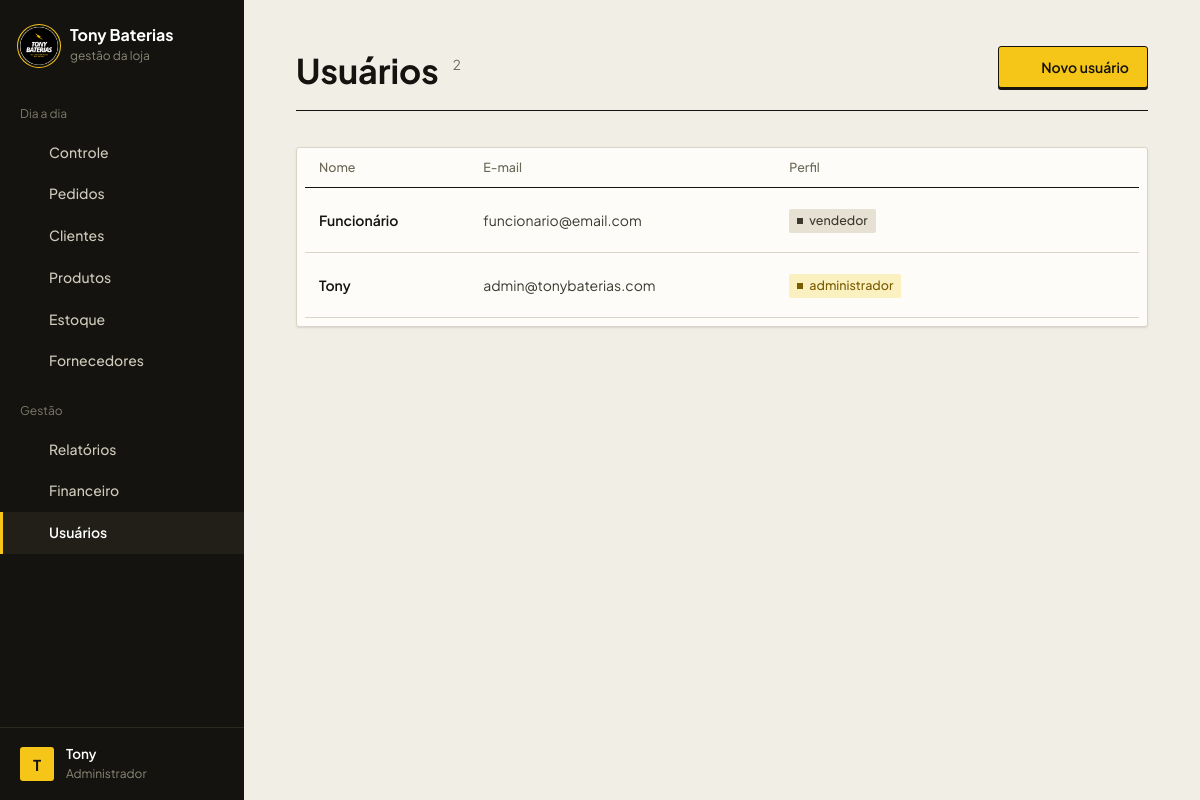
The app's page /public/usuarios.php (signed in) with its own data.
### tables this page shows
CREATE TABLE IF NOT EXISTS `usuarios` (
  `id` int UNSIGNED NOT NULL AUTO_INCREMENT,
  `nome` varchar(100) NOT NULL,
  `email` varchar(150) NOT NULL,
  `senha` varchar(255) NOT NULL,
  `perfil` enum('admin','vendedor') NOT NULL DEFAULT 'vendedor',
  `ativo` tinyint(1) NOT NULL DEFAULT '1',
  `criado_em` datetime NOT NULL DEFAULT CURRENT_TIMESTAMP,
  `atualizado_em` datetime NOT NULL DEFAULT CURRENT_TIMESTAMP ON UPDATE CURRENT_TIMESTAMP,
  PRIMARY KEY (`id`),
  UNIQUE KEY `email` (`email`)
);

### config/config.php (called while the page is built, shortened)
<?php
spl_autoload_register(function (string $classe) {
    foreach (['models', 'controllers'] as $pasta) {
        $arquivo = BASE_PATH . "/app/$pasta/$classe.php";
        if (file_exists($arquivo)) {
            return;
        }
    }
});
require_once __DIR__ . '/BancoDados.php';
require_once BASE_PATH . '/app/helpers/validacoes.php';
require_once BASE_PATH . '/app/helpers/icones.php';
function usuarioLogado(): bool
{
    static $resultado = null;
    if ($resultado === null) {
        $usuario = (new Usuario())->buscarPorId((int) $_SESSION['usuario_id']);
        $resultado = true;
    }
    return $resultado;
}
function exigirLogin(): void
{
    if (!usuarioLogado()) {
        redirecionar('login.php');
    }
}
function exigirAdmin(): void
{
    exigirLogin();
}

### config/BancoDados.php (called while the page is built)
<?php
class BancoDados
{
    private static ?PDO $conexao = null;
    public static function getConnection(): PDO
    {
        if (self::$conexao === null) {
            $dsn = 'mysql:host=' . DB_HOST . ';port=' . DB_PORT . ';dbname=' . DB_NAME . ';charset=utf8mb4';
            try {
                self::$conexao = new PDO($dsn, DB_USER, DB_PASS, [
                    PDO::ATTR_ERRMODE            => PDO::ERRMODE_EXCEPTION,
                    PDO::ATTR_DEFAULT_FETCH_MODE => PDO::FETCH_ASSOC,
                    PDO::ATTR_EMULATE_PREPARES   => false,
                    PDO::MYSQL_ATTR_INIT_COMMAND => "SET time_zone = '" . (new DateTime('now'))->format('P') . "'",
                ]);
            } catch (PDOException $e) {
                die(APP_ENV === 'development'
                    ? 'Erro ao conectar ao banco de dados: ' . $e->getMessage()
                    : 'Não foi possível conectar ao banco de dados. Tente novamente mais tarde.');
            }
        }
        return self::$conexao;
    }
}

### app/controllers/UsuarioController.php (called while the page is built, shortened)
<?php
class UsuarioController
{
    private Usuario $usuarioModel;
    public function __construct()
    {
        $this->usuarioModel = new Usuario();
    }
    public function listar(): array
    {
        return $this->usuarioModel->listarTodos();
    }
}

### app/models/Usuario.php (called while the page is built, shortened)
<?php
class Usuario
{
    private PDO $db;
    public function __construct()
    {
        $this->db = BancoDados::getConnection();
    }
    public function listarTodos(): array
    {
        return $this->db->query('SELECT id, nome, email, perfil FROM usuarios WHERE ativo = 1 ORDER BY nome')->fetchAll();
    }
    public function buscarPorId(int $id): ?array
    {
        $stmt = $this->db->prepare('SELECT id, nome, email, perfil FROM usuarios WHERE id = ? AND ativo = 1');
        $stmt->execute([$id]);
        return $stmt->fetch() ?: null;
    }
}

### app/views/usuarios/listar.php (the view, shortened to what this page needs)
<div class="pagina-topo">
    <div>
        <h1>Usuários <span class="pagina-topo__contagem"><?= count($usuarios) ?></span></h1>
    </div>
    <div class="pagina-topo__acoes">
        <a href="usuarios.php?acao=form" class="btn btn-primario"><?= icone('mais', 16) ?> Novo usuário</a>
    </div>
</div>
<?php if (empty($usuarios)): ?>
    <div class="estado-vazio">Nenhum usuário cadastrado.</div>
<?php else: ?>
    <section class="painel">
        <div class="tabela-wrap">
            <table class="tabela">
                <thead>
                    <tr>
                        <th>Nome</th>
                        <th>E-mail</th>
                        <th>Perfil</th>
                        <th></th>
                    </tr>
                </thead>
                <tbody>
                    <?php foreach ($usuarios as $usuario): ?>
                        <tr>
                            <td class="cel-principal"><?= htmlspecialchars($usuario['nome']) ?></td>
                            <td><?= htmlspecialchars($usuario['email']) ?></td>
                            <td>
                                <span class="badge <?= $usuario['perfil'] === 'admin' ? 'badge-andamento' : 'badge-neutro' ?>">
                                    <?= $usuario['perfil'] === 'admin' ? 'administrador' : 'vendedor' ?>
                                </span>
                            </td>
                            <td class="cel-acoes">
                                <div class="acoes">
                                    <a href="usuarios.php?acao=form&id=<?= $usuario['id'] ?>" class="acao" title="Editar e trocar senha">
                                        <?= icone('editar', 16) ?><span>Editar</span>
                                    </a>
                                    <?php if ((int) $usuario['id'] !== (int) $_SESSION['usuario_id']): ?>
                                        <?= botaoAcao('usuarios.php?acao=excluir', ['id' => $usuario['id']], 'excluir', 'Excluir', 'acao--perigo', 'Excluir este usuário?') ?>
                                    <?php endif; ?>
                                </div>
                            </td>
                        </tr>
                    <?php endforeach; ?>
                </tbody>
            </table>
        </div>
    </section>
<?php endif; ?>

### app/helpers/icones.php (shortened to what this page needs)
<?php
function icone(string $nome, int $tamanho = 18): string
{
    return sprintf(
        '<svg width="%1$d" height="%1$d" viewBox="0 0 24 24" fill="none" stroke="currentColor" stroke-width="1.8" stroke-linecap="round" stroke-linejoin="round" aria-hidden="true">%2$s</svg>',
        $tamanho,
        trim($tracos[$nome])
    );
}
function botaoAcao(string $destino, array $campos, string $nomeIcone, string $rotulo, string $classe = '', string $confirmacao = ''): string
{
    $html = '<form method="POST" action="' . htmlspecialchars($destino) . '" class="form-linha">' . campoCsrf();
    foreach ($campos as $nome => $valor) {
        $html .= '<input type="hidden" name="' . htmlspecialchars((string) $nome) . '" value="' . htmlspecialchars((string) $valor) . '">';
    }
    $aviso = $confirmacao !== ''
        ? ' onclick="return confirm(' . htmlspecialchars(json_encode($confirmacao, JSON_UNESCAPED_UNICODE), ENT_QUOTES) . ');"'
        : '';
    return $html
        . '<button type="submit" class="acao ' . htmlspecialchars($classe) . '" title="' . htmlspecialchars($rotulo) . '"' . $aviso . '>'
        . icone($nomeIcone, 16) . '<span>' . htmlspecialchars($rotulo) . '</span></button></form>';
}

### public/assets/css/global.css (style rules this page uses)
:root { --papel: #f1eee6; --papel-fundo: #e6e1d3; --superficie: #fdfcf8; --tinta: #14130f; --tinta-2: #3b392f; --tinta-3: #6b6858; --linha: #dad5c6; --linha-forte: #bdb7a3; --amarelo: #f5c518; --amarelo-fundo: #fbf0c0; --amarelo-texto: #7a5c00; --erro: #b3382c; --erro-fundo: #f7e3df; --ok: #2b6b47; --ok-fundo: #dfece3; --fonte-base: 'Plus Jakarta Sans', system-ui, -apple-system, 'Segoe UI', sans-serif; --raio: 3px; --sombra-1: 0 1px 0 rgba(20, 19, 15, 0.04), 0 1px 3px rgba(20, 19, 15, 0.07); --sombra-2: 0 2px 4px rgba(20, 19, 15, 0.05), 0 14px 30px -10px rgba(20, 19, 15, 0.26); --curva: cubic-bezier(0.2, 0.7, 0.2, 1); }
* { margin: 0; padding: 0; box-sizing: border-box; }
body { font-family: var(--fonte-base); font-size: 15px; line-height: 1.55; color: var(--tinta); background-color: var(--papel); -webkit-font-smoothing: antialiased; }
a { color: inherit; text-decoration: none; }
button, input, select, textarea { font: inherit; color: inherit; }
.btn { display: inline-flex; align-items: center; justify-content: center; gap: 8px; min-height: 42px; padding: 10px 18px; border: 1px solid transparent; border-radius: var(--raio); font-size: 14px; font-weight: 600; line-height: 1.2; white-space: nowrap; cursor: pointer; user-select: none; }
.btn-primario { background-color: var(--amarelo); color: var(--tinta); border-color: var(--tinta); box-shadow: 0 2px 0 var(--tinta); }
.badge { display: inline-flex; align-items: center; gap: 6px; padding: 2px 8px; border-radius: 2px; font-size: 12.5px; font-weight: 500; white-space: nowrap; }
.badge::before { content: ''; width: 6px; height: 6px; background-color: currentColor; }
.badge-neutro { background-color: var(--papel-fundo); color: var(--tinta-2); }
.badge-andamento { background-color: var(--amarelo-fundo); color: var(--amarelo-texto); }
.form-linha { display: contents; }

### public/assets/css/layout.css (style rules this page uses)
.lateral__item svg { width: 17px; height: 17px; flex-shrink: 0; color: #8c8977; }
.lateral__item--ativo svg, .lateral__item--ativo:hover svg { color: var(--amarelo); }
.pagina-topo { display: flex; flex-wrap: wrap; align-items: flex-end; justify-content: space-between; gap: 20px 24px; margin-bottom: 36px; padding-bottom: 22px; border-bottom: 1px solid var(--tinta); }
.pagina-topo h1 { font-size: clamp(26px, 3.2vw, 34px); font-weight: 700; line-height: 1; }
.pagina-topo__contagem { margin-left: 8px; font-size: 0.4em; font-weight: 400; vertical-align: 1.05em; color: var(--tinta-3); }
.pagina-topo__acoes { display: flex; flex-wrap: wrap; align-items: center; gap: 10px; }
.painel { background-color: var(--superficie); border: 1px solid var(--linha); border-radius: var(--raio); box-shadow: var(--sombra-1); }
.painel .tabela-wrap { padding: 0 8px 8px; }

### public/assets/css/tables.css (style rules this page uses)
.tabela-wrap { width: 100%; overflow-x: auto; }
.tabela { width: 100%; border-collapse: collapse; font-size: 14px; }
.tabela th { padding: 10px 14px; text-align: left; white-space: nowrap; font-size: 12.5px; font-weight: 500; color: var(--tinta-3); border-bottom: 1px solid var(--tinta); }
.tabela td { padding: 15px 14px; vertical-align: middle; color: var(--tinta-2); border-bottom: 1px solid var(--linha); }
.tabela .cel-principal { font-weight: 600; color: var(--tinta); }
.acoes { display: flex; justify-content: flex-end; gap: 2px; }
.acao { display: inline-flex; align-items: center; justify-content: center; gap: 8px; width: 34px; height: 34px; border: 1px solid transparent; border-radius: var(--raio); color: var(--tinta-3); background: none; cursor: pointer; }
button.acao { padding: 0; font: inherit; }

### records on screen
usuarios: nome "Funcionário", email "funcionario@email.com", perfil "vendedor"
usuarios: nome "Tony", email "admin@tonybaterias.com", perfil "administrador"

### other values on screen
$grupoAtual "Dia a dia"
$item['label'] "Controle"
$item['label'] "Pedidos"
$item['label'] "Clientes"
$item['label'] "Produtos"
$item['label'] "Estoque"
$item['label'] "Fornecedores"
$grupoAtual "Gestão"
$item['label'] "Relatórios"
$item['label'] "Financeiro"
$item['label'] "Usuários"
mb_strtoupper(mb_substr($nomeUsuario, 0, 1)) "T"
$nomeUsuario "Tony"
count($usuarios) "2"
